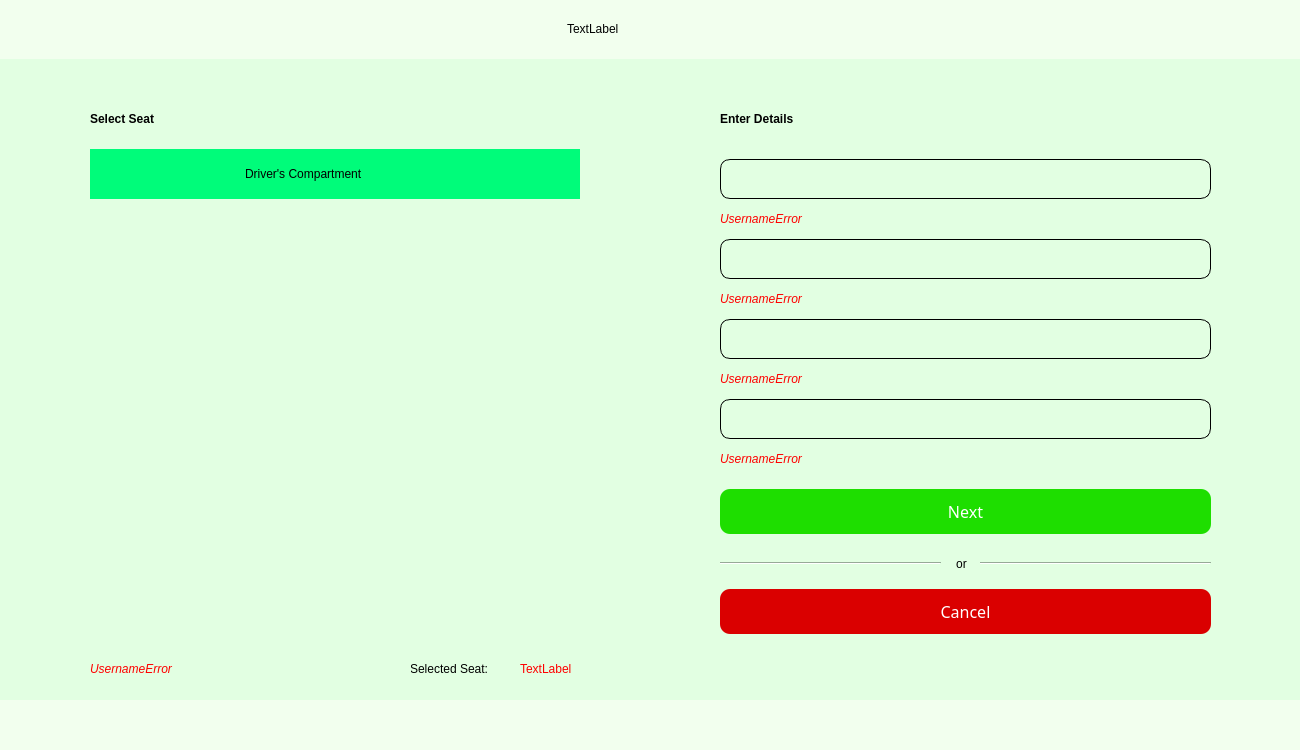
<?xml version="1.0" encoding="UTF-8"?>
<ui version="4.0">
 <class>getDetails</class>
 <widget class="QMainWindow" name="getDetails">
  <property name="geometry">
   <rect>
    <x>0</x>
    <y>0</y>
    <width>1300</width>
    <height>750</height>
   </rect>
  </property>
  <property name="windowTitle">
   <string>MainWindow</string>
  </property>
  <property name="styleSheet">
   <string notr="true">background-color: rgb(242, 255, 238);</string>
  </property>
  <widget class="QWidget" name="centralwidget">
   <widget class="QStackedWidget" name="stackedWidget">
    <property name="geometry">
     <rect>
      <x>0</x>
      <y>59</y>
      <width>1300</width>
      <height>641</height>
     </rect>
    </property>
    <property name="styleSheet">
     <string notr="true">background-color: rgb(226, 255, 226);</string>
    </property>
    <widget class="QWidget" name="page">
     <widget class="QWidget" name="gridLayoutWidget">
      <property name="geometry">
       <rect>
        <x>90</x>
        <y>150</y>
        <width>491</width>
        <height>421</height>
       </rect>
      </property>
      <layout class="QGridLayout" name="gridLayout"/>
     </widget>
     <widget class="QLineEdit" name="Firstname">
      <property name="geometry">
       <rect>
        <x>720</x>
        <y>100</y>
        <width>491</width>
        <height>40</height>
       </rect>
      </property>
      <property name="styleSheet">
       <string notr="true">                         border-radius: 10px;
                         padding: 10px;
border: 1px solid black;;
font: 10pt &quot;Sans Serif Collection&quot;;
color: black;</string>
      </property>
     </widget>
     <widget class="QLineEdit" name="Lastname">
      <property name="geometry">
       <rect>
        <x>720</x>
        <y>180</y>
        <width>491</width>
        <height>40</height>
       </rect>
      </property>
      <property name="styleSheet">
       <string notr="true">                         border-radius: 10px;
                         padding: 10px;
border: 1px solid black;;
font: 10pt &quot;Sans Serif Collection&quot;;
color: black;</string>
      </property>
     </widget>
     <widget class="QLineEdit" name="Phoneno">
      <property name="geometry">
       <rect>
        <x>720</x>
        <y>260</y>
        <width>491</width>
        <height>40</height>
       </rect>
      </property>
      <property name="styleSheet">
       <string notr="true">                         border-radius: 10px;
                         padding: 10px;
border: 1px solid black;;
font: 10pt &quot;Sans Serif Collection&quot;;
color: black;</string>
      </property>
     </widget>
     <widget class="QLineEdit" name="Email">
      <property name="geometry">
       <rect>
        <x>720</x>
        <y>340</y>
        <width>491</width>
        <height>40</height>
       </rect>
      </property>
      <property name="styleSheet">
       <string notr="true">                         border-radius: 10px;
                         padding: 10px;
border: 1px solid black;;
font: 10pt &quot;Sans Serif Collection&quot;;
color: black;</string>
      </property>
     </widget>
     <widget class="QPushButton" name="Next">
      <property name="geometry">
       <rect>
        <x>720</x>
        <y>430</y>
        <width>491</width>
        <height>45</height>
       </rect>
      </property>
      <property name="font">
       <font>
        <family>Sans Serif Collection</family>
        <pointsize>12</pointsize>
       </font>
      </property>
      <property name="styleSheet">
       <string notr="true">                         border-radius: 10px;
                         padding: 10px;
background-color: rgb(30, 222, 0);
color:white; </string>
      </property>
      <property name="text">
       <string>Next</string>
      </property>
     </widget>
     <widget class="QPushButton" name="Cancel">
      <property name="geometry">
       <rect>
        <x>720</x>
        <y>530</y>
        <width>491</width>
        <height>45</height>
       </rect>
      </property>
      <property name="font">
       <font>
        <family>Sans Serif Collection</family>
        <pointsize>12</pointsize>
       </font>
      </property>
      <property name="styleSheet">
       <string notr="true">                       border-radius: 10px;
                         padding: 10px;
background-color: rgb(218, 0, 0);
color:white; </string>
      </property>
      <property name="text">
       <string>Cancel</string>
      </property>
     </widget>
     <widget class="QLabel" name="label">
      <property name="geometry">
       <rect>
        <x>90</x>
        <y>40</y>
        <width>141</width>
        <height>40</height>
       </rect>
      </property>
      <property name="styleSheet">
       <string notr="true">border: 0px solid black;
font: 12pt &quot;Sans Serif Collection&quot;;
color: black;
font-weight:bold; 
</string>
      </property>
      <property name="text">
       <string>Select Seat</string>
      </property>
     </widget>
     <widget class="QLabel" name="label_2">
      <property name="geometry">
       <rect>
        <x>720</x>
        <y>40</y>
        <width>141</width>
        <height>40</height>
       </rect>
      </property>
      <property name="styleSheet">
       <string notr="true">border: 0px solid black;
font: 12pt &quot;Sans Serif Collection&quot;;
color: black;
font-weight:bold; 
</string>
      </property>
      <property name="text">
       <string>Enter Details</string>
      </property>
     </widget>
     <widget class="QLabel" name="label_3">
      <property name="geometry">
       <rect>
        <x>410</x>
        <y>600</y>
        <width>111</width>
        <height>20</height>
       </rect>
      </property>
      <property name="styleSheet">
       <string notr="true">border: 0px solid black;
font: 10pt &quot;Sans Serif Collection&quot;;
color: black;</string>
      </property>
      <property name="text">
       <string>Selected Seat:</string>
      </property>
     </widget>
     <widget class="QLabel" name="label_4">
      <property name="geometry">
       <rect>
        <x>520</x>
        <y>600</y>
        <width>61</width>
        <height>20</height>
       </rect>
      </property>
      <property name="styleSheet">
       <string notr="true">border: 0px solid black;
font: 10pt &quot;Sans Serif Collection&quot;;
color: red;</string>
      </property>
      <property name="text">
       <string>TextLabel</string>
      </property>
     </widget>
     <widget class="QLabel" name="label_5">
      <property name="geometry">
       <rect>
        <x>930</x>
        <y>490</y>
        <width>63</width>
        <height>29</height>
       </rect>
      </property>
      <property name="styleSheet">
       <string notr="true">border: 0px solid black;
font: 10pt &quot;Sans Serif Collection&quot;;
color: black;
text-align: center; </string>
      </property>
      <property name="text">
       <string>or</string>
      </property>
      <property name="alignment">
       <set>Qt::AlignCenter</set>
      </property>
     </widget>
     <widget class="Line" name="line_2">
      <property name="geometry">
       <rect>
        <x>720</x>
        <y>490</y>
        <width>221</width>
        <height>29</height>
       </rect>
      </property>
      <property name="orientation">
       <enum>Qt::Horizontal</enum>
      </property>
     </widget>
     <widget class="Line" name="line_3">
      <property name="geometry">
       <rect>
        <x>980</x>
        <y>490</y>
        <width>231</width>
        <height>29</height>
       </rect>
      </property>
      <property name="styleSheet">
       <string notr="true"/>
      </property>
      <property name="orientation">
       <enum>Qt::Horizontal</enum>
      </property>
     </widget>
     <widget class="QLabel" name="FirstnameError">
      <property name="geometry">
       <rect>
        <x>720</x>
        <y>150</y>
        <width>491</width>
        <height>20</height>
       </rect>
      </property>
      <property name="styleSheet">
       <string notr="true">font:9pt &quot;Sans Serif Collection&quot;;
font-style: italic;
color: red;</string>
      </property>
      <property name="text">
       <string>UsernameError</string>
      </property>
     </widget>
     <widget class="QLabel" name="LastnameError">
      <property name="geometry">
       <rect>
        <x>720</x>
        <y>230</y>
        <width>491</width>
        <height>20</height>
       </rect>
      </property>
      <property name="styleSheet">
       <string notr="true">font:9pt &quot;Sans Serif Collection&quot;;
font-style: italic;
color: red;</string>
      </property>
      <property name="text">
       <string>UsernameError</string>
      </property>
     </widget>
     <widget class="QLabel" name="PhonenoError">
      <property name="geometry">
       <rect>
        <x>720</x>
        <y>310</y>
        <width>491</width>
        <height>20</height>
       </rect>
      </property>
      <property name="styleSheet">
       <string notr="true">font:9pt &quot;Sans Serif Collection&quot;;
font-style: italic;
color: red;</string>
      </property>
      <property name="text">
       <string>UsernameError</string>
      </property>
     </widget>
     <widget class="QLabel" name="EmailError">
      <property name="geometry">
       <rect>
        <x>720</x>
        <y>390</y>
        <width>491</width>
        <height>20</height>
       </rect>
      </property>
      <property name="styleSheet">
       <string notr="true">font:9pt &quot;Sans Serif Collection&quot;;
font-style: italic;
color: red;</string>
      </property>
      <property name="text">
       <string>UsernameError</string>
      </property>
     </widget>
     <widget class="QLabel" name="SeatError">
      <property name="geometry">
       <rect>
        <x>90</x>
        <y>600</y>
        <width>321</width>
        <height>20</height>
       </rect>
      </property>
      <property name="styleSheet">
       <string notr="true">font:10pt &quot;Sans Serif Collection&quot;;
font-style: italic;
color: red;</string>
      </property>
      <property name="text">
       <string>UsernameError</string>
      </property>
     </widget>
     <widget class="QStackedWidget" name="stackedWidget_2">
      <property name="geometry">
       <rect>
        <x>90</x>
        <y>90</y>
        <width>490</width>
        <height>50</height>
       </rect>
      </property>
      <property name="styleSheet">
       <string notr="true">background-color: rgb(0, 252, 122);</string>
      </property>
      <widget class="QWidget" name="page_5">
       <widget class="QLabel" name="label_11">
        <property name="geometry">
         <rect>
          <x>155</x>
          <y>0</y>
          <width>201</width>
          <height>50</height>
         </rect>
        </property>
        <property name="styleSheet">
         <string notr="true">border: 0px solid black;
font: 12pt &quot;Sans Serif Collection&quot;;
color: black;</string>
        </property>
        <property name="text">
         <string>Driver's Compartment</string>
        </property>
       </widget>
      </widget>
      <widget class="QWidget" name="page_6"/>
     </widget>
    </widget>
    <widget class="QWidget" name="page_2"/>
   </widget>
   <widget class="QLabel" name="logo">
    <property name="geometry">
     <rect>
      <x>567</x>
      <y>0</y>
      <width>166</width>
      <height>58</height>
     </rect>
    </property>
    <property name="text">
     <string>TextLabel</string>
    </property>
   </widget>
  </widget>
  <widget class="QMenuBar" name="menubar">
   <property name="geometry">
    <rect>
     <x>0</x>
     <y>0</y>
     <width>1300</width>
     <height>25</height>
    </rect>
   </property>
  </widget>
  <widget class="QStatusBar" name="statusbar"/>
 </widget>
 <resources/>
 <connections/>
</ui>
